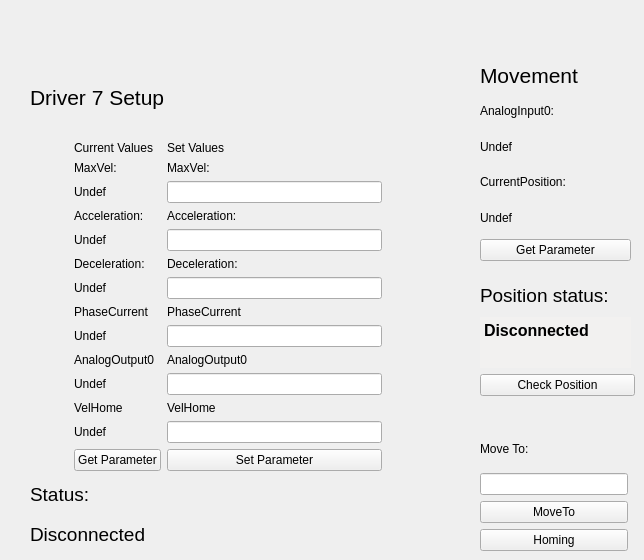
          <widget class="QWidget" name="tab_9">
           <attribute name="title">
            <string>7</string>
           </attribute>
           <attribute name="toolTip">
            <string>Driver 7 Setup and Movimentation</string>
           </attribute>
           <widget class="QWidget" name="layoutWidget_16">
            <property name="geometry">
             <rect>
              <x>480</x>
              <y>430</y>
              <width>148</width>
              <height>121</height>
             </rect>
            </property>
            <layout class="QVBoxLayout" name="verticalLayout_63">
             <item>
              <widget class="QLabel" name="label_237">
               <property name="text">
                <string>Move To:</string>
               </property>
              </widget>
             </item>
             <item>
              <widget class="QLineEdit" name="LineEditMoveToValue_7">
               <property name="toolTip">
                <string>Position to move driver 7</string>
               </property>
              </widget>
             </item>
             <item>
              <widget class="QPushButton" name="MoveTo_7">
               <property name="toolTip">
                <string>Move driver 7 to the position specified above</string>
               </property>
               <property name="text">
                <string>MoveTo</string>
               </property>
              </widget>
             </item>
             <item>
              <widget class="QPushButton" name="Homing_7">
               <property name="acceptDrops">
                <bool>true</bool>
               </property>
               <property name="toolTip">
                <string>Execute the driver 7 homing procedure</string>
               </property>
               <property name="text">
                <string>Homing</string>
               </property>
              </widget>
             </item>
            </layout>
           </widget>
           <widget class="QWidget" name="layoutWidget_18">
            <property name="geometry">
             <rect>
              <x>480</x>
              <y>60</y>
              <width>151</width>
              <height>201</height>
             </rect>
            </property>
            <layout class="QVBoxLayout" name="verticalLayout_64">
             <item>
              <widget class="QLabel" name="label_240">
               <property name="font">
                <font>
                 <pointsize>16</pointsize>
                </font>
               </property>
               <property name="text">
                <string>Movement</string>
               </property>
              </widget>
             </item>
             <item>
              <widget class="QLabel" name="label_241">
               <property name="text">
                <string>AnalogInput0:</string>
               </property>
              </widget>
             </item>
             <item>
              <widget class="QLabel" name="LabelMovAnalogInput0_7">
               <property name="toolTip">
                <string>Current value of driver 7 AnalogInput(0)</string>
               </property>
               <property name="text">
                <string>Undef</string>
               </property>
              </widget>
             </item>
             <item>
              <widget class="QLabel" name="label_242">
               <property name="text">
                <string>CurrentPosition:</string>
               </property>
              </widget>
             </item>
             <item>
              <widget class="QLabel" name="LabelMovCurrentPosition_7">
               <property name="toolTip">
                <string>Current value of driver 7 CurrentPosition</string>
               </property>
               <property name="text">
                <string>Undef</string>
               </property>
              </widget>
             </item>
             <item>
              <widget class="QPushButton" name="GetParameterMov_7">
               <property name="toolTip">
                <string>Get position parameters of driver 7</string>
               </property>
               <property name="text">
                <string>Get Parameter</string>
               </property>
              </widget>
             </item>
            </layout>
           </widget>
           <widget class="QWidget" name="layoutWidget_17">
            <property name="geometry">
             <rect>
              <x>30</x>
              <y>60</y>
              <width>352</width>
              <height>491</height>
             </rect>
            </property>
            <layout class="QGridLayout" name="gridLayout_40">
             <item row="0" column="0" colspan="3">
              <widget class="QLabel" name="label_113">
               <property name="font">
                <font>
                 <pointsize>16</pointsize>
                </font>
               </property>
               <property name="text">
                <string>Driver 7 Setup</string>
               </property>
              </widget>
             </item>
             <item row="1" column="0">
              <layout class="QVBoxLayout" name="verticalLayout_16">
               <item>
                <widget class="QLabel" name="Images_7">
                 <property name="minimumSize">
                  <size>
                   <width>0</width>
                   <height>100</height>
                  </size>
                 </property>
                 <property name="maximumSize">
                  <size>
                   <width>200</width>
                   <height>150</height>
                  </size>
                 </property>
                 <property name="text">
                  <string/>
                 </property>
                 <property name="pixmap">
                  <pixmap resource="file.qrc">:/Driver.jpg</pixmap>
                 </property>
                 <property name="scaledContents">
                  <bool>true</bool>
                 </property>
                </widget>
               </item>
               <item>
                <widget class="QLabel" name="label_114">
                 <property name="text">
                  <string/>
                 </property>
                </widget>
               </item>
              </layout>
             </item>
             <item row="1" column="1">
              <widget class="QLabel" name="label_359">
               <property name="minimumSize">
                <size>
                 <width>25</width>
                 <height>0</height>
                </size>
               </property>
               <property name="text">
                <string/>
               </property>
              </widget>
             </item>
             <item row="1" column="2">
              <layout class="QGridLayout" name="gridLayout_18">
               <item row="0" column="0">
                <widget class="QLabel" name="label_115">
                 <property name="text">
                  <string>Current Values</string>
                 </property>
                </widget>
               </item>
               <item row="0" column="1">
                <widget class="QLabel" name="label_116">
                 <property name="text">
                  <string>Set Values</string>
                 </property>
                </widget>
               </item>
               <item row="1" column="0">
                <widget class="QLabel" name="label_117">
                 <property name="text">
                  <string>MaxVel:</string>
                 </property>
                </widget>
               </item>
               <item row="1" column="1">
                <widget class="QLabel" name="label_118">
                 <property name="text">
                  <string>MaxVel:</string>
                 </property>
                </widget>
               </item>
               <item row="2" column="0">
                <widget class="QLabel" name="LabelMaxVelSetup_7">
                 <property name="toolTip">
                  <string>Current value of driver 7 MaxVel</string>
                 </property>
                 <property name="text">
                  <string>Undef</string>
                 </property>
                </widget>
               </item>
               <item row="2" column="1">
                <widget class="QLineEdit" name="LineEditMaxVelSetup_7">
                 <property name="toolTip">
                  <string>&lt;html&gt;&lt;head/&gt;&lt;body&gt;&lt;p&gt;MaxVel of driver 7 to set&lt;/p&gt;&lt;/body&gt;&lt;/html&gt;</string>
                 </property>
                </widget>
               </item>
               <item row="3" column="0">
                <widget class="QLabel" name="label_119">
                 <property name="text">
                  <string>Acceleration:</string>
                 </property>
                </widget>
               </item>
               <item row="3" column="1">
                <widget class="QLabel" name="label_120">
                 <property name="text">
                  <string>Acceleration:</string>
                 </property>
                </widget>
               </item>
               <item row="4" column="0">
                <widget class="QLabel" name="LabelAccelerationSetup_7">
                 <property name="toolTip">
                  <string>Current value of driver 7 Acceleration</string>
                 </property>
                 <property name="text">
                  <string>Undef</string>
                 </property>
                </widget>
               </item>
               <item row="4" column="1">
                <widget class="QLineEdit" name="LineEditAccelerationSetup_7">
                 <property name="toolTip">
                  <string>&lt;html&gt;&lt;head/&gt;&lt;body&gt;&lt;p&gt;Acceleration of driver 7 to set&lt;/p&gt;&lt;/body&gt;&lt;/html&gt;</string>
                 </property>
                </widget>
               </item>
               <item row="5" column="0">
                <widget class="QLabel" name="label_121">
                 <property name="text">
                  <string>Deceleration:</string>
                 </property>
                </widget>
               </item>
               <item row="5" column="1">
                <widget class="QLabel" name="label_122">
                 <property name="text">
                  <string>Deceleration:</string>
                 </property>
                </widget>
               </item>
               <item row="6" column="0">
                <widget class="QLabel" name="LabelDecelerationSetup_7">
                 <property name="toolTip">
                  <string>Current value of driver 7 Deceleration</string>
                 </property>
                 <property name="text">
                  <string>Undef</string>
                 </property>
                </widget>
               </item>
               <item row="6" column="1">
                <widget class="QLineEdit" name="LineEditDecelerationSetup_7">
                 <property name="toolTip">
                  <string>&lt;html&gt;&lt;head/&gt;&lt;body&gt;&lt;p&gt;Deceleration of driver 7 to set&lt;/p&gt;&lt;/body&gt;&lt;/html&gt;</string>
                 </property>
                </widget>
               </item>
               <item row="7" column="0">
                <widget class="QLabel" name="label_123">
                 <property name="text">
                  <string>PhaseCurrent</string>
                 </property>
                </widget>
               </item>
               <item row="7" column="1">
                <widget class="QLabel" name="label_124">
                 <property name="text">
                  <string>PhaseCurrent</string>
                 </property>
                </widget>
               </item>
               <item row="8" column="0">
                <widget class="QLabel" name="LabelPhaseCurrentSetup_7">
                 <property name="toolTip">
                  <string>Current value of driver 7 PhaseCurrent</string>
                 </property>
                 <property name="text">
                  <string>Undef</string>
                 </property>
                </widget>
               </item>
               <item row="8" column="1">
                <widget class="QLineEdit" name="LineEditPhaseCurrentSetup_7">
                 <property name="toolTip">
                  <string>&lt;html&gt;&lt;head/&gt;&lt;body&gt;&lt;p&gt; PhaseCurrent of driver 7 to set&lt;/p&gt;&lt;/body&gt;&lt;/html&gt;</string>
                 </property>
                </widget>
               </item>
               <item row="9" column="0">
                <widget class="QLabel" name="label_125">
                 <property name="text">
                  <string>AnalogOutput0</string>
                 </property>
                </widget>
               </item>
               <item row="9" column="1">
                <widget class="QLabel" name="label_126">
                 <property name="text">
                  <string>AnalogOutput0</string>
                 </property>
                </widget>
               </item>
               <item row="10" column="0">
                <widget class="QLabel" name="LabelAnalogOutputSetup_7">
                 <property name="toolTip">
                  <string>Current value of driver 7 AnalogOutput(0)</string>
                 </property>
                 <property name="text">
                  <string>Undef</string>
                 </property>
                </widget>
               </item>
               <item row="10" column="1">
                <widget class="QLineEdit" name="LineEditAnalogOutputSetup_7">
                 <property name="toolTip">
                  <string>&lt;html&gt;&lt;head/&gt;&lt;body&gt;&lt;p&gt; AnalogOutput(0) of driver 7 to set&lt;/p&gt;&lt;/body&gt;&lt;/html&gt;</string>
                 </property>
                </widget>
               </item>
               <item row="11" column="0">
                <widget class="QLabel" name="label_360">
                 <property name="text">
                  <string>VelHome</string>
                 </property>
                </widget>
               </item>
               <item row="11" column="1">
                <widget class="QLabel" name="label_361">
                 <property name="text">
                  <string>VelHome</string>
                 </property>
                </widget>
               </item>
               <item row="12" column="0">
                <widget class="QLabel" name="LabelVelHomeSetup_7">
                 <property name="toolTip">
                  <string>Current value of driver 7 VelHome</string>
                 </property>
                 <property name="text">
                  <string>Undef</string>
                 </property>
                </widget>
               </item>
               <item row="12" column="1">
                <widget class="QLineEdit" name="LineEditVelHomeSetup_7">
                 <property name="toolTip">
                  <string>&lt;html&gt;&lt;head/&gt;&lt;body&gt;&lt;p&gt; VelHome of driver 7 to set&lt;/p&gt;&lt;/body&gt;&lt;/html&gt;</string>
                 </property>
                </widget>
               </item>
               <item row="13" column="0">
                <widget class="QPushButton" name="GetParameterDriver_7">
                 <property name="toolTip">
                  <string>&lt;html&gt;&lt;head/&gt;&lt;body&gt;&lt;p&gt;Get the current parameter of the driver 7&lt;/p&gt;&lt;/body&gt;&lt;/html&gt;</string>
                 </property>
                 <property name="text">
                  <string>Get Parameter</string>
                 </property>
                </widget>
               </item>
               <item row="13" column="1">
                <widget class="QPushButton" name="SetParameterDriver_7">
                 <property name="toolTip">
                  <string>&lt;html&gt;&lt;head/&gt;&lt;body&gt;&lt;p&gt;Set parameter of driver 7. Nota bene: in order to accomplished the command you have to set all the fields above.&lt;/p&gt;&lt;/body&gt;&lt;/html&gt;</string>
                 </property>
                 <property name="text">
                  <string>Set Parameter</string>
                 </property>
                </widget>
               </item>
              </layout>
             </item>
             <item row="2" column="0" colspan="3">
              <layout class="QVBoxLayout" name="verticalLayout_17">
               <item>
                <widget class="QLabel" name="label_127">
                 <property name="font">
                  <font>
                   <pointsize>14</pointsize>
                  </font>
                 </property>
                 <property name="text">
                  <string>Status:</string>
                 </property>
                </widget>
               </item>
               <item>
                <widget class="QLabel" name="LabelStatusDriver7">
                 <property name="font">
                  <font>
                   <pointsize>14</pointsize>
                  </font>
                 </property>
                 <property name="toolTip">
                  <string>Driver 7 Status</string>
                 </property>
                 <property name="text">
                  <string>Disconnected</string>
                 </property>
                </widget>
               </item>
              </layout>
             </item>
            </layout>
           </widget>
           <widget class="QWidget" name="layoutWidget_47">
            <property name="geometry">
             <rect>
              <x>480</x>
              <y>280</y>
              <width>155</width>
              <height>116</height>
             </rect>
            </property>
            <layout class="QVBoxLayout" name="verticalLayout_84">
             <item>
              <layout class="QVBoxLayout" name="verticalLayout_41">
               <item>
                <widget class="QLabel" name="label_312">
                 <property name="font">
                  <font>
                   <pointsize>14</pointsize>
                  </font>
                 </property>
                 <property name="text">
                  <string>Position status:</string>
                 </property>
                </widget>
               </item>
               <item>
                <widget class="QTextEdit" name="LabelPositionStatus_7">
                 <property name="maximumSize">
                  <size>
                   <width>151</width>
                   <height>51</height>
                  </size>
                 </property>
                 <property name="palette">
                  <palette>
                   <active>
                    <colorrole role="Base">
                     <brush brushstyle="SolidPattern">
                      <color alpha="255">
                       <red>242</red>
                       <green>241</green>
                       <blue>240</blue>
                      </color>
                     </brush>
                    </colorrole>
                   </active>
                   <inactive>
                    <colorrole role="Base">
                     <brush brushstyle="SolidPattern">
                      <color alpha="255">
                       <red>242</red>
                       <green>241</green>
                       <blue>240</blue>
                      </color>
                     </brush>
                    </colorrole>
                   </inactive>
                   <disabled>
                    <colorrole role="Base">
                     <brush brushstyle="SolidPattern">
                      <color alpha="255">
                       <red>255</red>
                       <green>255</green>
                       <blue>255</blue>
                      </color>
                     </brush>
                    </colorrole>
                   </disabled>
                  </palette>
                 </property>
                 <property name="font">
                  <font>
                   <pointsize>12</pointsize>
                   <weight>75</weight>
                   <bold>true</bold>
                  </font>
                 </property>
                 <property name="toolTip">
                  <string>&lt;html&gt;&lt;head/&gt;&lt;body&gt;&lt;p&gt;&lt;span style=&quot; font-size:11pt; font-weight:400;&quot;&gt;Here is printed the correspondence between the estimated position and the CurrentPosition of the driver 7.&lt;/span&gt;&lt;/p&gt;&lt;/body&gt;&lt;/html&gt;</string>
                 </property>
                 <property name="frameShape">
                  <enum>QFrame::NoFrame</enum>
                 </property>
                 <property name="html">
                  <string>&lt;!DOCTYPE HTML PUBLIC &quot;-//W3C//DTD HTML 4.0//EN&quot; &quot;http://www.w3.org/TR/REC-html40/strict.dtd&quot;&gt;
&lt;html&gt;&lt;head&gt;&lt;meta name=&quot;qrichtext&quot; content=&quot;1&quot; /&gt;&lt;style type=&quot;text/css&quot;&gt;
p, li { white-space: pre-wrap; }
&lt;/style&gt;&lt;/head&gt;&lt;body style=&quot; font-family:'Ubuntu'; font-size:12pt; font-weight:600; font-style:normal;&quot;&gt;
&lt;p style=&quot; margin-top:0px; margin-bottom:0px; margin-left:0px; margin-right:0px; -qt-block-indent:0; text-indent:0px;&quot;&gt;Disconnected&lt;/p&gt;&lt;/body&gt;&lt;/html&gt;</string>
                 </property>
                 <property name="textInteractionFlags">
                  <set>Qt::TextSelectableByMouse</set>
                 </property>
                </widget>
               </item>
              </layout>
             </item>
             <item>
              <widget class="QPushButton" name="CheckPositionButton_7">
               <property name="toolTip">
                <string>&lt;html&gt;&lt;head/&gt;&lt;body&gt;&lt;p&gt;Verify the correspondence between the estimated position and the current position of the driver 7.&lt;/p&gt;&lt;/body&gt;&lt;/html&gt;</string>
               </property>
               <property name="text">
                <string>Check Position</string>
               </property>
              </widget>
             </item>
            </layout>
           </widget>
          </widget>
